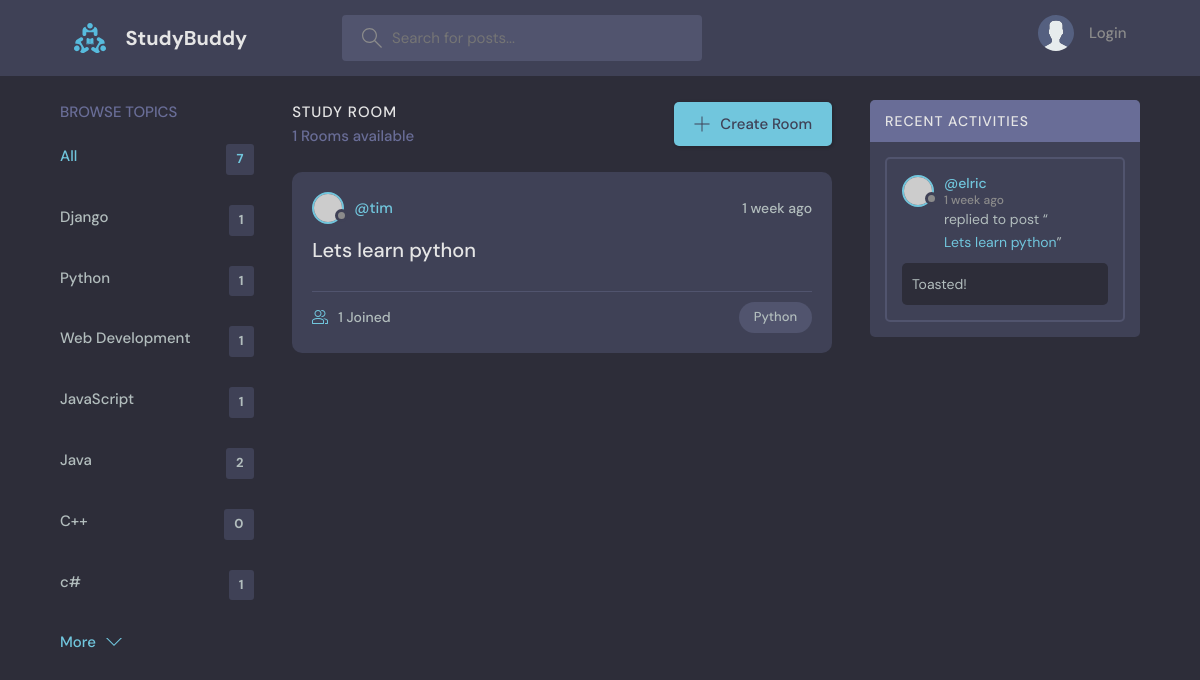
Page /?q=Python on the committed database.
### base/models.py (models this page shows, shortened)
class Topic(models.Model):
    name=models.CharField(max_length=200)

class Room(models.Model):
    host =  models.ForeignKey(User, on_delete = models.SET_NULL, null=True)
    topic = models.ForeignKey(Topic, on_delete = models.SET_NULL, null=True)
    name = models.CharField(max_length=200)
    description = models.TextField(null=True, blank=True)
    participants = models.ManyToManyField(User, related_name='participants', blank=True)
    update = models.DateTimeField(auto_now=True) # will be used in the class Meta
    created = models.DateTimeField(auto_now_add=True) # will be used in the class Meta
    class Meta:
        ordering = ['-update', '-created'] #with "-" means updated order

class Message(models.Model):
    user = models.ForeignKey(User,on_delete=models.CASCADE)
    room =  models.ForeignKey(Room, on_delete=models.CASCADE)
    body = models.TextField()
    update = models.DateTimeField(auto_now=True) # latest update timestamp
    created = models.DateTimeField(auto_now_add=True) # time of creation
    class Meta:
        ordering = ['-update', '-created'] #with "-" means updated order

### base/views.py (the view)
# urls.py: path('', views.home, name='home'),
def home(request):
    q = request.GET.get('q')    if request.GET.get('q') != None else ''
    rooms = Room.objects.filter(
        Q(topic__name__icontains=q) | #used to search with topic name
        Q(name__icontains=q) |          #used to search with user name
        Q(description__icontains=q)  #used to search with description
        )         # This means that the variable rooms will be available in the template as a variable called rooms
    topics = Topic.objects.all()
    room_count = rooms.count()
    room_messages = Message.objects.filter(Q(room__topic__name__icontains=q))
    context = {'rooms': rooms, 'topics':topics, 'room_count':room_count, 'room_messages':room_messages}      # This means that the variable rooms will be available in the template as a variable called rooms
    return render(request, 'base/home.html', context) #context refers to the value of the dictionary

### base/templates/base/home.html (shortened to what this page needs)
{% extends 'main.html' %}
{% block content %}
<main class="layout layout--3">
    <div class="container">
        {% include 'base/topic_components.html' %}
        <div class="roomList">
            <div class="roomList__header">
                <div>
                    <h2>Study Room</h2>
                    <p>{{room_count}} Rooms available</p>
                </div>
                <a class="btn btn--main" href="{% url 'create-room' %}">
                    <svg version="1.1" xmlns="http://www.w3.org/2000/svg" width="32" height="32" viewBox="0 0 32 32">
                        <title>add</title>
                        <path
                            d="M16.943 0.943h-1.885v14.115h-14.115v1.885h14.115v14.115h1.885v-14.115h14.115v-1.885h-14.115v-14.115z">
                        </path>
                    </svg>
                    Create Room
                </a>
            </div>
            {% include 'base/feed_components.html' %}
        </div>
        {% include 'base/activity_components.html'%}
    </div>
</main>
{% endblock content %}

### base/templates/base/topic_components.html
<div class="topics">
    <div class="topics__header">
        <h2>Browse Topics</h2>
    </div>
    <ul class="topics__list">
        <li>
            <a href="{% url 'home' %}}" class="active">All <span>{{topics.count}}</span></a>
        </li>
        {% for topic in topics %}
        <li>
            <a href="{% url 'home' %}?q={{topic.name}}">{{topic.name}} <span>{{topic.room_set.all.count}}</span></a>
        </li>
        {% endfor %}
    </ul>
    <a class="btn btn--link" href="topics.html">
        More
        <svg version="1.1" xmlns="http://www.w3.org/2000/svg" width="32" height="32" viewBox="0 0 32 32">
            <title>chevron-down</title>
            <path d="M16 21l-13-13h-3l16 16 16-16h-3l-13 13z"></path>
        </svg>
    </a>
</div>

### base/templates/base/feed_components.html (shortened to what this page needs)
{% for room in rooms %}
<div class="roomListRoom">
    <div class="roomListRoom__header">
        <a href="{% url 'user-profile' room.id %}" class="roomListRoom__author">
            <div class="avatar avatar--small">
                <img src="https://randomuser.me/api/portraits/women/11.jpg" />
            </div>
            <span>@{{room.host.username}}</span>
        </a>
        <div class="roomListRoom__actions">
            <span>{{room.created|timesince}} ago</span>
        </div>
    </div>
    <div class="roomListRoom__content">
        <a href="{% url 'room' room.id %}">{{room.name}}</a>
    </div>
    <div class="roomListRoom__meta">
        <a href="{% url 'room' room.id %}" class="roomListRoom__joined">
            {{room.participants.all.count}} Joined
        </a>
        <p class="roomListRoom__topic">{{room.topic.name}}</p>
    </div>
</div>
{% endfor %}

### base/templates/base/activity_components.html (shortened to what this page needs)
<div class="activities">
    <div class="activities__header">
        <h2>Recent Activities</h2>
    </div>
    {% for message in room_messages %}
    <div class="activities__box">
        <div class="activities__boxHeader roomListRoom__header">
            <a href="{% url 'user-profile' message.user.id %}" class="roomListRoom__author">
                <div class="avatar avatar--small">
                    <img src="https://randomuser.me/api/portraits/women/11.jpg" />
                </div>
                <p>
                    @{{message.user}}
                    <span>{{message.created|timesince}} ago</span>
                </p>
            </a>
        </div>
        <div class="activities__boxContent">
            <p>replied to post “<a href="{% url 'room' message.room.id %}">{{message.room.name}}</a>”</p>
            <div class="activities__boxRoomContent">
                {{message.body}}
            </div>
        </div>
    </div>
    {% endfor %}
</div>

### rows in the picture
Topic: name "Django", room_set.all.count "1"
Topic: name "Python", room_set.all.count "1"
Topic: name "Web Development", room_set.all.count "1"
Topic: name "JavaScript", room_set.all.count "1"
Topic: name "Java", room_set.all.count "2"
Topic: name "C++", room_set.all.count "0"
Topic: name "c#", room_set.all.count "1"
Room: host.username "tim", created "1 week", name "Lets learn python", participants.all.count "1", topic.name "Python"
Message: user "elric", created "1 week", room.name "Lets learn python", body "Toasted!"

### other values in the picture
{{ topics.count }} "7"
{{ room_count }} "1"
